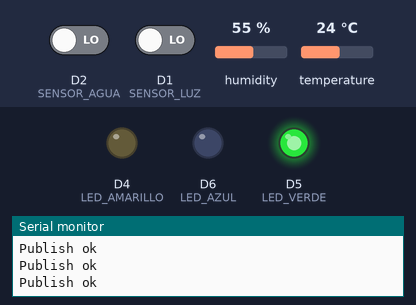
A program run on a simulated ESP8266 (NodeMCU). On the bench: output pins drawn as LEDs (lit = HIGH), the last lines printed to the serial monitor. Inputs (shaded band) come from the test bench; at power-on: D2 (SENSOR_AGUA) LOW, D1 (SENSOR_LUZ) LOW, humidity 55 %, temperature 24 °C. WiFi joins after 1.5 s; servers stay silent unless stated; no MQTT or app messages arrive unless stated.

Above: at 3.2 s.
3.3 s: D2 (SENSOR_AGUA) driven HIGH
At 13.2 s:
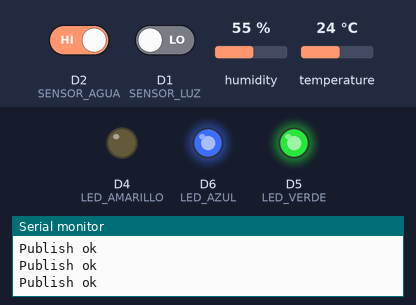
13.5 s: D1 (SENSOR_LUZ) driven HIGH
At 22.5 s:
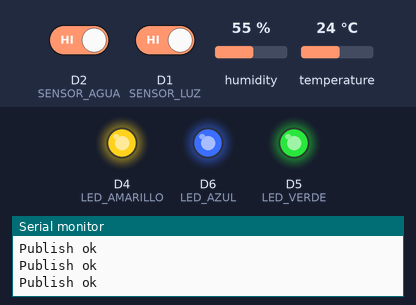
23.5 s: D2 (SENSOR_AGUA) driven LOW
At 32.8 s:
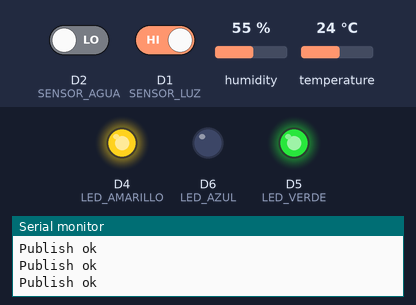
33.5 s: D1 (SENSOR_LUZ) driven LOW
At 43.1 s:
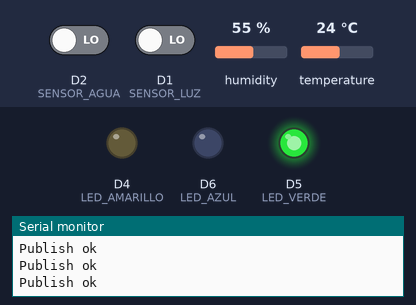
Timing chart, 0 to 44.6 s (numbered marks = the images above; inputs shaded):
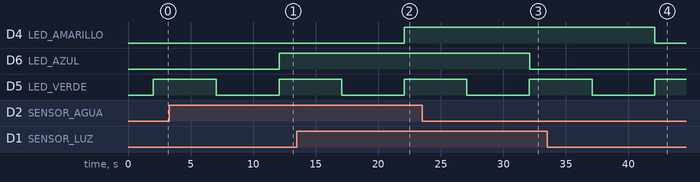

Measured:
- after the input at 3.3 s, D6 (LED_AZUL): LOW → HIGH after 8.8 s
- after the input at 13.5 s, D4 (LED_AMARILLO): LOW → HIGH after 8.6 s
- after the input at 23.5 s, D6 (LED_AZUL): HIGH → LOW after 8.6 s
- after the input at 33.5 s, D4 (LED_AMARILLO): HIGH → LOW after 8.6 s

The program:

main.cpp
```cpp
#include "config.h"
#include <Arduino.h>
#include <ESP8266WiFi.h>
#include <DHT.h>
#include <PubSubClient.h>

#define SENSOR_LUZ D1
#define SENSOR_AGUA D2
#define SENSOR_HUMEDAD D3
#define LED_AMARILLO D4
#define LED_VERDE D5
#define LED_AZUL D6
#define DHTTYPE DHT22
DHT dht(SENSOR_HUMEDAD, DHTTYPE);

WiFiClient espClient;
PubSubClient client(espClient);

void setup() {
  Serial.begin(9600);
  WiFi.begin(ssid, password);
  while (WiFi.status() != WL_CONNECTED) {
    delay(2000);
    Serial.println("Buscando red WiFi..");
  }
  Serial.println("Conectado a la red WiFi");
  client.setServer(mqttServer, mqttPort);

  pinMode(LED_AZUL, OUTPUT);
  pinMode(LED_AMARILLO, OUTPUT);
  pinMode(LED_VERDE, OUTPUT);
  pinMode(SENSOR_LUZ, INPUT);
  pinMode(SENSOR_AGUA, INPUT);
  pinMode(SENSOR_HUMEDAD, INPUT);
  dht.begin();
}

void reconnect() {
  while (!client.connected()) {
    Serial.println("Buscando MQTT...");
    if (client.connect("ESP8266Client", mqttUser, mqttPassword )) {
      Serial.println("Conectado a MQTT");
    } else {
      Serial.print("Fallo al conectar por MQTT: ");
      Serial.println(client.state());
      delay(2000);
    }
  }
}

void sendTopic(String sensor, String valor) {
  if (!client.connected()) {
    reconnect();
  }

  String mqtt_message = ("data,Sensor="+sensor+" Valor=" + valor);
  if (client.publish(database, mqtt_message.c_str(), false )) {
    Serial.println("Publish ok");
  } else {
    Serial.println("Publish failed");
  }
}

void loop() {
  digitalWrite(LED_VERDE, HIGH);

  //Humedad en aire
  float humedad = dht.readHumidity();
  sendTopic("Humedad_Aire",String(humedad, 2));

  //Temperatura aire
  float temperatura = dht.readTemperature();
  sendTopic("Temperatura_Aire",String(temperatura, 2));

  int sensorLuz = digitalRead(SENSOR_LUZ);
  if (sensorLuz == HIGH) {
    digitalWrite(LED_AMARILLO, HIGH);
  } else  if (sensorLuz == LOW) {
    digitalWrite(LED_AMARILLO, LOW);
  }
  sendTopic("LUZ",String(sensorLuz,2));

  int humedadTierra = digitalRead(SENSOR_AGUA);
  String sensor_humedadTierra = "";
  if (humedadTierra == 1) {
    digitalWrite(LED_AZUL, HIGH);
  } else if (humedadTierra == 0) {
    digitalWrite(LED_AZUL, LOW);
  }
  sendTopic("Humedad_Tierra",String(humedadTierra,2));


  delay(5000);
  digitalWrite(LED_VERDE, LOW);
  delay(5000);
}
```

config.h
```cpp
const char* ssid = "Tu wifi SSID";
const char* password = "Wifi password";
const char* mqttServer = "Direccion ip de raspberry(Ejemplo: 192.168.0.2)";
const int   mqttPort = 1883;
const char* mqttUser = "Usuario mqtt";
const char* mqttPassword = "Password mqtt";
const char* database = "Tu database de Influxdb";
```
